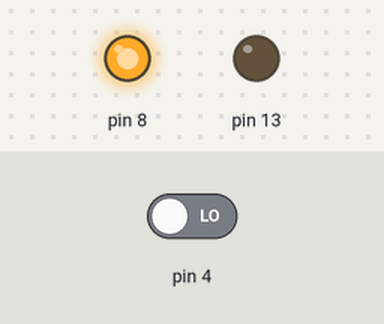
A sketch run on a simulated Arduino Uno, built with avr-gcc and run on an emulated ATmega328P. On the bench: output pins drawn as LEDs (lit = HIGH). Inputs (shaded band) come from the test bench; at power-on: pin 4 LOW.

Above: at 1.2 s.
1.3 s: pin 4 driven HIGH
At 2.5 s:
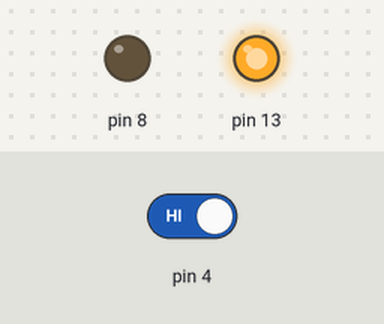
2.8 s: pin 4 driven LOW
At 3.7 s:
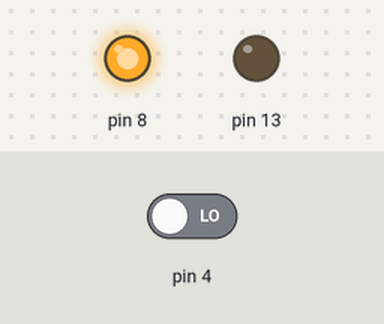
Timing chart, 0 to 5.8 s (numbered marks = the images above; inputs shaded):
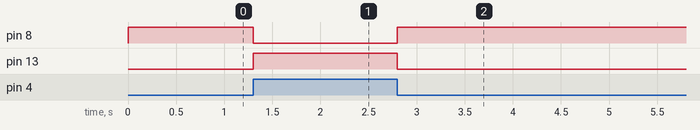

Measured:
- after the input at 1.3 s, pin 8: HIGH → LOW at once; pin 13: LOW → HIGH at once
- after the input at 2.8 s, pin 8: LOW → HIGH at once; pin 13: HIGH → LOW at once

The sketch:

sketch_jun25b.ino
```cpp
void setup() {
  pinMode(4,INPUT);
  pinMode(13, OUTPUT);
  pinMode(8,OUTPUT);

}

void loop() {
  int n=digitalRead(4);

  if(n==HIGH)
  {
    digitalWrite(13,HIGH);
    digitalWrite(8,LOW);
  }

  else
  {
    digitalWrite(8,HIGH);
    digitalWrite(13,LOW);
  }

}
```
